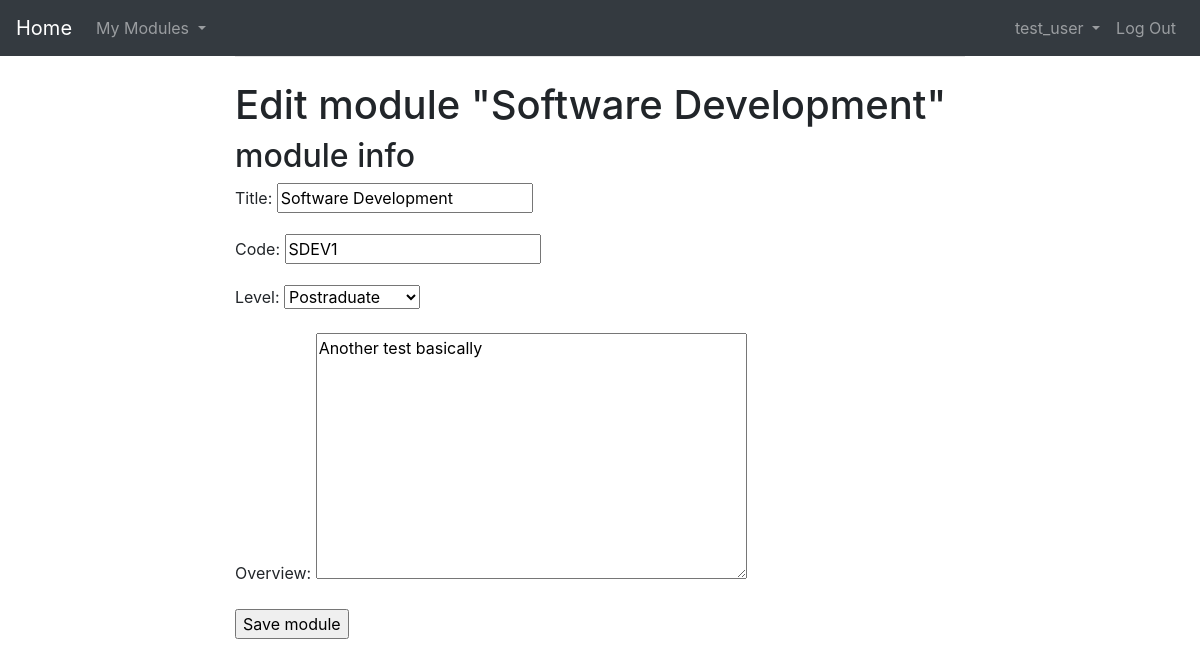
Screenshot of /module/edit/2/ (signed in) with the database file from the repository.
### accounts/models.py (models this page shows, shortened)
class CustomUser(AbstractUser):
    email = models.EmailField(max_length=255, unique=True)
    country = CountryField(blank_label='Where are you from?')
    is_active = models.BooleanField(default=True)
    is_staff = models.BooleanField(default=False) # Instructor
    USERNAME_FIELD = 'email' # Email will be treated as unique identifier instead of 'username'
    REQUIRED_FIELDS = ['username', 'first_name', 'last_name', 'country']

### modules/models.py (models this page shows, shortened)
class Module(models.Model):
    code = models.CharField(max_length=15, unique=True)
    instructor = models.ForeignKey(settings.AUTH_USER_MODEL,
                                   related_name='modules_created',
                                   on_delete=models.CASCADE)
    title = models.CharField(max_length=200)
    slug = models.SlugField(max_length=200, unique=True)
    level = models.CharField(max_length=2, choices=LEVEL_CHOICES, default='U')
    created = models.DateTimeField(auto_now_add=True)
    overview = models.TextField()
    class Meta:
        ordering = ['-created']

### modules/views.py (the view)
# urls.py: path('edit/<int:pk>/', views.ModuleUpdateView.as_view(), name='module_edit'),
class ModuleUpdateView(InstructorModuleEditMixin, UpdateView):
    pass

### modules/views.py (called while the page is built)
    def get_queryset(self):
        qs = super().get_queryset()
        return qs.filter(instructor=self.request.user)

    def test_func(self):
      return self.request.user.is_staff

### templates/manage/module/form.html (shortened to what this page needs)
{% extends "base.html" %}
{% block content %}
  <h1>
    {% if object %}
      Edit module "{{ object.title }}"
    {% else %}
      Create a new module
    {% endif %}
  </h1>
  <div class="module">
    <h2>module info</h2>
    <form method="post">
      {{ form.as_p }}
      <p><input type="submit" value="Save module"></p>
    </form>
  </div>
{% endblock %}

### templates/base.html (shortened to what this page needs)
<!DOCTYPE html>
<html>
<head>
  <link rel="stylesheet" href="https://stackpath.bootstrapcdn.com/bootstrap/4.5.0/css/bootstrap.min.css">
</head>
<body>
  <main>
    <nav class="navbar navbar-expand-sm bg-dark navbar-dark">
      <a class="navbar-brand" href="{% url 'home' %}">Home</a>
    {% if user.is_authenticated %}
      <ul class="navbar-nav">
        <li class="nav-item dropdown">
          <a class="nav-link dropdown-toggle" href="{% url "module_list" %}" id="navbardrop" data-toggle="dropdown">
            My Modules
          </a>
        </li>
      </ul>
      <ul class="navbar-nav ml-auto">
        <li class="nav-item dropdown">
          <a class="nav-link dropdown-toggle" href="#" id="navbardrop" data-toggle="dropdown">
            {{ user.username }}
          </a>
        </li>
        <li class="nav-item mr-auto">
          <a class="nav-link" href="{% url 'logout' %}">Log Out</a>
        </li>
      </ul>
    {% endif %}
    </nav>
    <div class="container">
      <div class="row justify-content-center">
        <div class="col-8">
          <hr class="mt-0 mb-4">
          {% block content %}
          {% endblock %}
        </div>
      </div>
    </div>
  </main>
</body>
</html>

### rows the page displays
CustomUser: username "test_user"
Module: title "Software Development", code "SDEV1", level "Postraduate", overview "Another test basically"
